Frame 1 (no input): blank canvas, image omitted
Frame 60 (the mouse pressed at the canvas centre just before this capture): blank canvas, image omitted
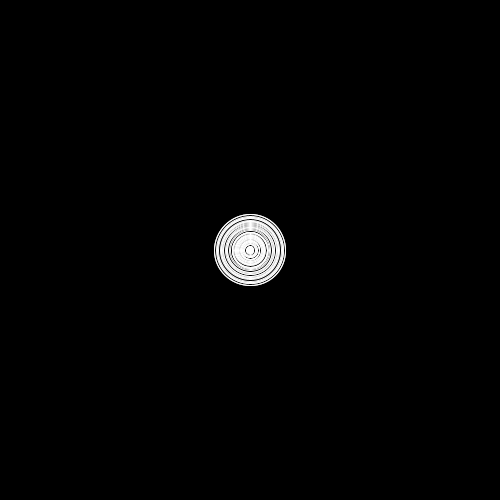
Frame 120 (the mouse held since frame 60 and released just before this capture)

The Processing sketch whose frames 1 and 60 were blank and that drew this single picture after the mouse press (run headless with seeded random() and noise(); from frame 60 on, the mouse is pressed at the canvas centre):

// Processing sketch: processing_65028
// ── processing_65028.pde

float tetha= 1; 
float speed=1;
float x1= 10;
float y1= 10;
float r=10; 
float xp= r*cos(tetha)/50;
float yp= r*sin(tetha)/50;
float ran = random(1,100);

void setup(){
  size(500,500);
  smooth();
  background(0);
}

void draw(){
 
noFill();
strokeWeight(1);
stroke(255);

  if(mousePressed)
  {
     float ran = random(75);
  ellipse(mouseX+xp,mouseY+yp,ran,ran);
  }
  
  
}
  void keyPressed() 
{

     if (key == 'r') {
    fill(0);
        rect(0,0,500,500);
    }

}
